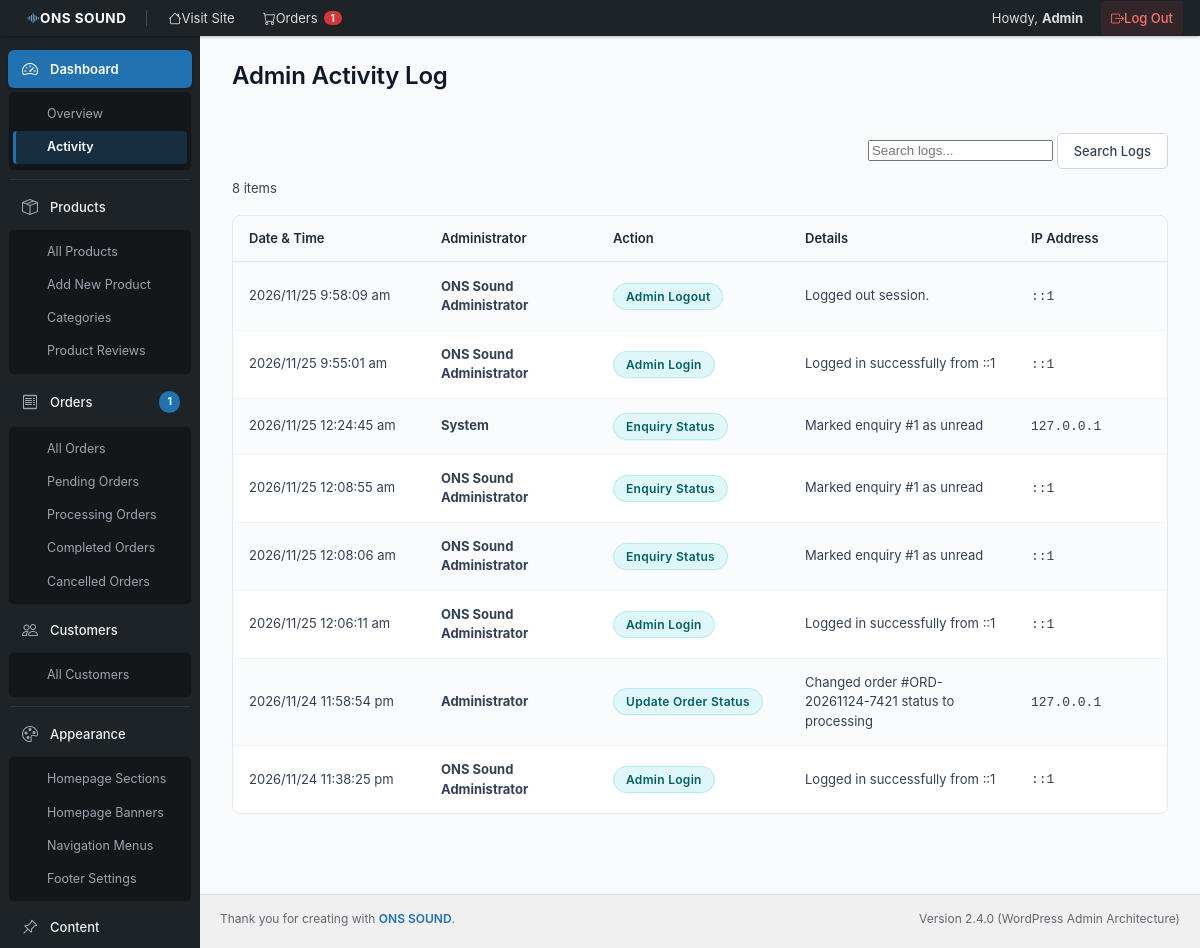
The app's page /admin/activity.php (signed in) with its own data.
### tables this page shows
CREATE TABLE `admin_activity_logs` (
  `id` int(11) NOT NULL,
  `user_id` int(11) DEFAULT NULL,
  `user_name` varchar(150) NOT NULL,
  `action` varchar(100) NOT NULL,
  `details` text DEFAULT NULL,
  `ip_address` varchar(45) DEFAULT NULL,
  `created_at` datetime NOT NULL DEFAULT current_timestamp()
);

### admin/auth.php (called while the page is built, shortened)
<?php
require_once __DIR__ . '/../config/database.php';
require_once __DIR__ . '/../includes/helpers.php';
function admin_url(string $path = ''): string {
    return BASE_URL . 'admin/' . ltrim($path, '/');
}

### includes/helpers.php (called while the page is built, shortened)
<?php
function e(?string $value): string {
    return htmlspecialchars($value ?? '', ENT_QUOTES | ENT_SUBSTITUTE, 'UTF-8');
}
function clean(?string $value): string {
    return trim(strip_tags($value ?? ''));
}

### admin/activity.php (the view, shortened to what this page needs)
<?php
require_once __DIR__ . '/includes/header.php';
$db = get_db();
$search = clean($_GET['s'] ?? '');
$page = max(1, (int)($_GET['paged'] ?? 1));
$perPage = 20;
$offset = ($page - 1) * $perPage;
$whereSql = "WHERE 1=1";
$params = [];
$countStmt = $db->prepare("SELECT COUNT(*) FROM `admin_activity_logs` $whereSql");
$countStmt->execute($params);
$totalLogs = (int)$countStmt->fetchColumn();
$sql = "SELECT * FROM `admin_activity_logs` $whereSql ORDER BY id DESC LIMIT $perPage OFFSET $offset";
$stmt = $db->prepare($sql);
$stmt->execute($params);
$logs = $stmt->fetchAll();
?>
<h1 class="wp-heading-inline">Admin Activity Log</h1>
<form method="GET" action="<?= admin_url('activity.php') ?>" style="float: right; margin-bottom: 10px;">
    <input type="search" name="s" value="<?= e($search) ?>" placeholder="Search logs...">
    <input type="submit" class="button button-secondary" value="Search Logs">
</form>
<div class="tablenav top">
    <div class="alignleft actions">
        <span class="displaying-num"><?= $totalLogs ?> items</span>
    </div>
</div>
<table class="wp-list-table striped">
    <thead>
        <tr>
            <th style="width: 160px;">Date & Time</th>
            <th style="width: 140px;">Administrator</th>
            <th style="width: 160px;">Action</th>
            <th>Details</th>
            <th style="width: 120px;">IP Address</th>
        </tr>
    </thead>
    <tbody>
        <?php if (empty($logs)): ?>
            <tr><td colspan="5" style="text-align:center; padding: 20px; color: #646970;">No activity records found.</td></tr>
        <?php else: ?>
            <?php foreach ($logs as $log): ?>
                <tr>
                    <td><?= date('Y/m/d g:i:s a', strtotime($log['created_at'])) ?></td>
                    <td><strong><?= e($log['user_name']) ?></strong></td>
                    <td><span class="status-pill status-confirmed"><?= e($log['action']) ?></span></td>
                    <td><?= e($log['details']) ?></td>
                    <td><code><?= e($log['ip_address']) ?></code></td>
                </tr>
            <?php endforeach; ?>
        <?php endif; ?>
    </tbody>
</table>
<?php require_once __DIR__ . '/includes/footer.php'; ?>

### admin/assets/css/admin.css (style rules this page uses)
:root { --wp-admin-bg: #f0f0f1; --wp-admin-text: #3c434a; --wp-admin-heading: #1d2327; --wp-admin-bar-bg: #1d2327; --wp-menu-bg: #1d2327; --wp-menu-submenu-bg: #2c3338; --wp-menu-text: #f0f0f1; --wp-menu-icon: #a7aaad; --wp-menu-hover-bg: #131619; --wp-menu-hover-text: #72aee6; --wp-menu-current-bg: #2271b1; --wp-menu-current-text: #ffffff; --wp-primary: #2271b1; --wp-primary-hover: #135e96; --wp-primary-focus: #043959; --wp-border: #c3c4c7; --wp-border-light: #dcdcde; --wp-card-bg: #ffffff; --wp-sidebar-width: 200px; --wp-bar-height: 36px; }
body.wp-admin { background: var(--wp-admin-bg); color: var(--wp-admin-text); font-family: -apple-system, BlinkMacSystemFont, "Segoe UI", Roboto, Oxygen-Sans, Ubuntu, Cantarell, "Helvetica Neue", sans-serif; font-size: 13px; line-height: 1.4em; margin: 0; padding: 0; }
.wrap > h1.wp-heading-inline { display: inline-block; margin: 0 16px 20px 0; font-size: 24px; font-weight: 600; line-height: 1.3; color: #0f172a; letter-spacing: -0.2px; }
.button, .button-primary, .button-secondary { display: inline-flex; align-items: center; justify-content: center; gap: 6px; text-decoration: none; font-size: 13px; font-weight: 500; height: 36px; line-height: 34px; margin: 0; padding: 0 16px; cursor: pointer; border-width: 1px; border-style: solid; border-radius: 5px; white-space: nowrap; box-sizing: border-box; font-family: inherit; vertical-align: middle; transition: all 0.15s ease; }
.button-secondary, .button { background: #fff; border-color: #cbd5e1; color: #334155; }
.wp-list-table { border-spacing: 0; width: 100%; clear: both; margin: 0; background: #fff; border: 1px solid #e2e8f0; box-shadow: 0 1px 3px rgba(0, 0, 0, 0.04); border-radius: 8px; overflow: hidden; }
.wp-list-table thead th, .wp-list-table tfoot th { color: #1e293b; font-weight: 600; line-height: 1.4; font-size: 13px; padding: 13px 16px; border-bottom: 1px solid #e2e8f0; background: #f8fafc; text-align: left; vertical-align: middle; }
.wp-list-table tbody td { padding: 14px 16px; vertical-align: middle; border-top: 1px solid #f1f5f9; font-size: 13px; color: #334155; line-height: 1.5; }
.wp-list-table.striped > tbody > tr:nth-child(odd) { background-color: #fafbfc; }
.tablenav { clear: both; height: auto; margin: 16px 0 18px 0; display: flex; align-items: center; justify-content: space-between; flex-wrap: wrap; gap: 12px; }
.tablenav .actions { display: inline-flex; align-items: center; gap: 8px; }
.status-pill { display: inline-flex; align-items: center; justify-content: center; gap: 4px; padding: 5px 12px; border-radius: 20px; font-size: 12px; font-weight: 600; line-height: 1.25; text-transform: capitalize; letter-spacing: 0.3px; box-shadow: 0 1px 2px rgba(0, 0, 0, 0.04); }
.status-confirmed { background: #e0f7fa; color: #006064; border: 1px solid #b2ebf2; }

### records on screen
admin_activity_logs: created_at "2026/11/25 9:58:09 am", user_name "ONS Sound Administrator", action "Admin Logout", details "Logged out session.", ip_address "::1"
admin_activity_logs: created_at "2026/11/25 9:55:01 am", user_name "ONS Sound Administrator", action "Admin Login", details "Logged in successfully from ::1", ip_address "::1"
admin_activity_logs: created_at "2026/11/25 12:24:45 am", user_name "System", action "Enquiry Status", details "Marked enquiry #1 as unread", ip_address "127.0.0.1"
admin_activity_logs: created_at "2026/11/25 12:08:55 am", user_name "ONS Sound Administrator", action "Enquiry Status", details "Marked enquiry #1 as unread", ip_address "::1"
admin_activity_logs: created_at "2026/11/25 12:08:06 am", user_name "ONS Sound Administrator", action "Enquiry Status", details "Marked enquiry #1 as unread", ip_address "::1"
admin_activity_logs: created_at "2026/11/25 12:06:11 am", user_name "ONS Sound Administrator", action "Admin Login", details "Logged in successfully from ::1", ip_address "::1"
admin_activity_logs: created_at "2026/11/24 11:58:54 pm", user_name "Administrator", action "Update Order Status", details "Changed order #ORD-20261124-7421 status to processing", ip_address "127.0.0.1"
admin_activity_logs: created_at "2026/11/24 11:38:25 pm", user_name "ONS Sound Administrator", action "Admin Login", details "Logged in successfully from ::1", ip_address "::1"

### other values on screen
$pendingOrdersCount "1"
$adminName "Admin"
$totalLogs "8"
